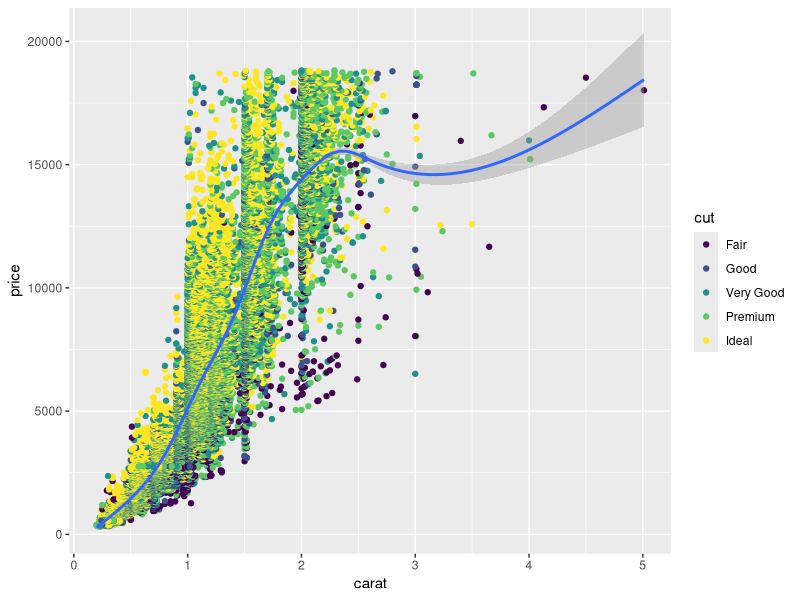
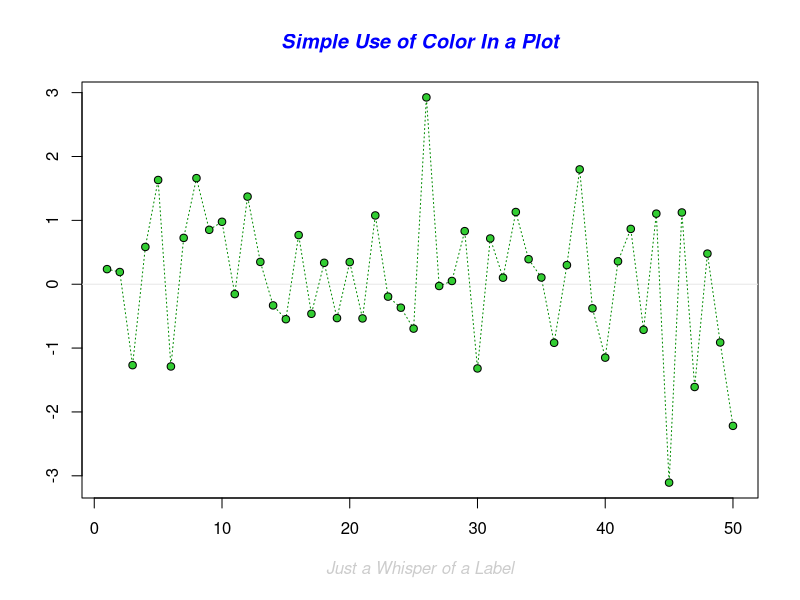
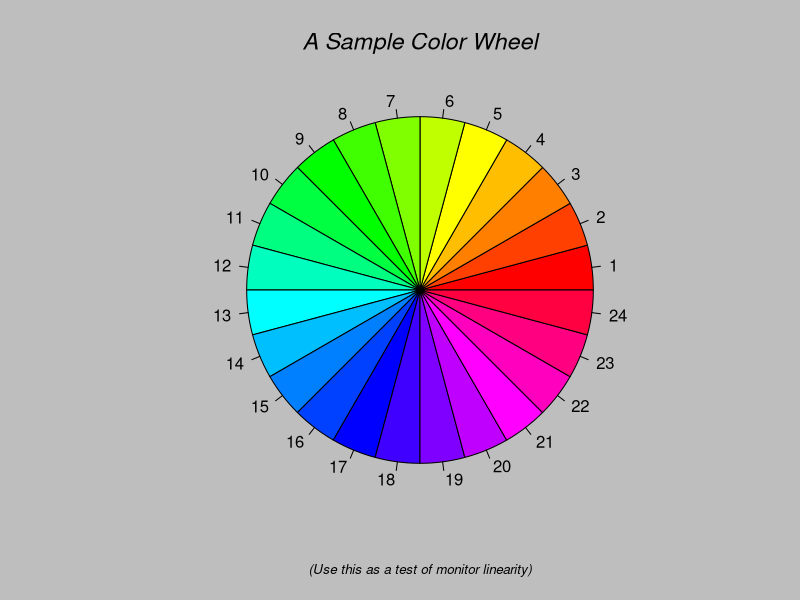
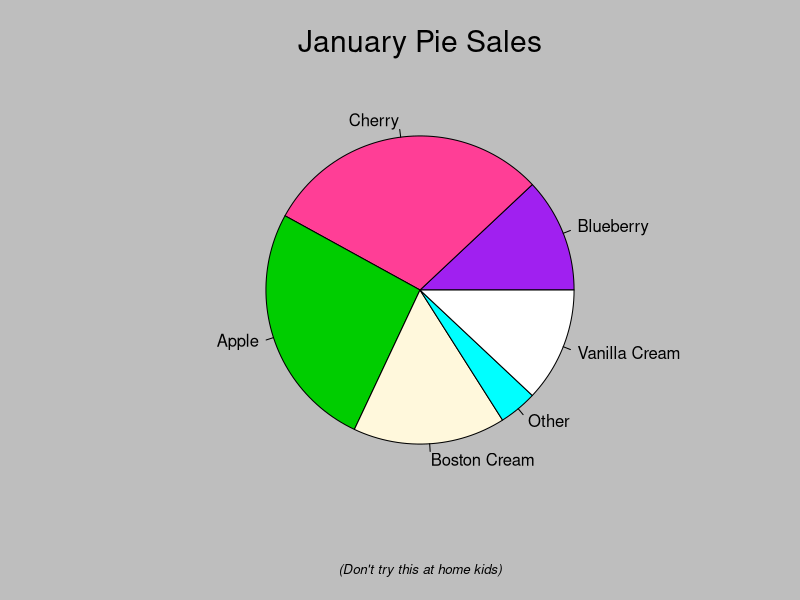
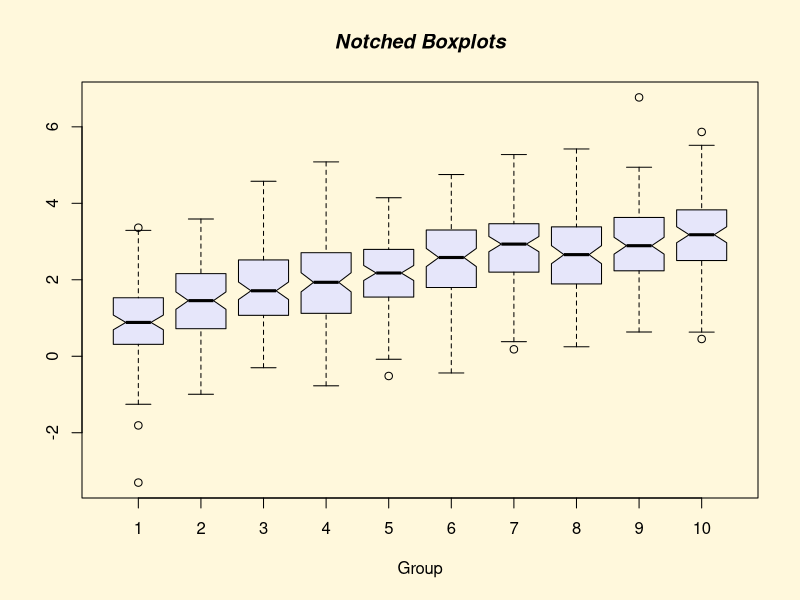
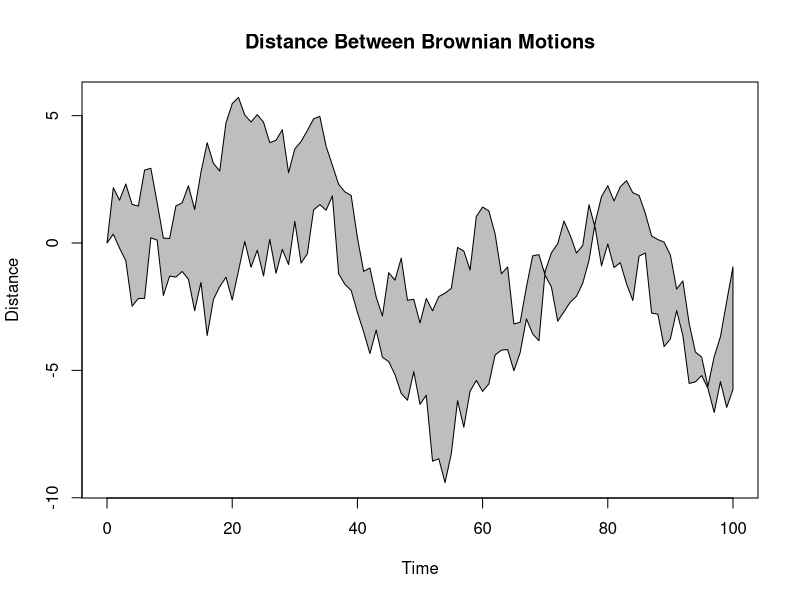
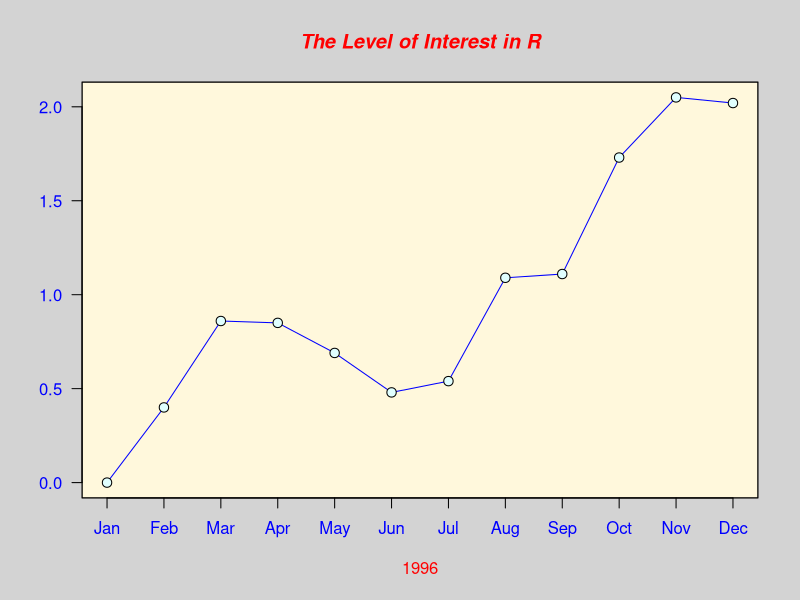
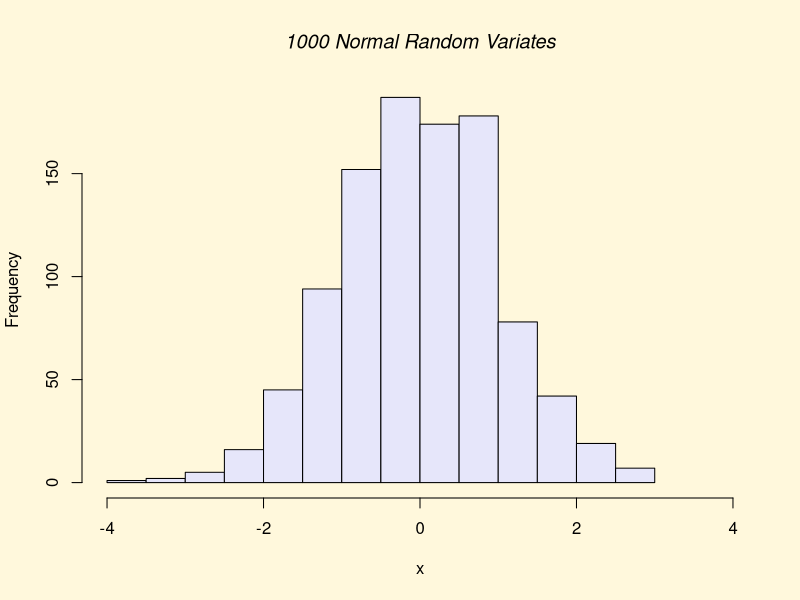

These charts were generated, in order, by the following R code:
#
# A very quick demonstation of the sorts of things your can do with R
#


# Load the GGPLOT2 library
library(ggplot2)

# The dataset 'diamonds' in included with the ggplot library
View(diamonds)

# Generate a Plot 
ggplot(diamonds) + 
  geom_point(aes(x=carat, y=price, color=cut)) + 
  geom_smooth(aes(x=carat, y=price))

# ... and a couple of built-in demos
demo(graphics)
